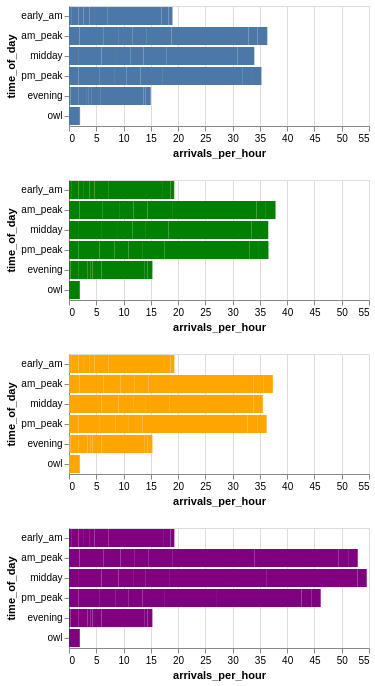

This figure's notebook cell:
### Code cell
alt.vconcat(
    non_event_chart, event_jun18_chart, 
    event_jul2_chart, event_jul10_chart
).resolve_scale(x="shared")

### Figure 1 — Vega specification as saved in the notebook (floating-point values rounded to 4 significant figures)
{"$schema": "https://vega.github.io/schema/vega/v6.json", "data": [{"name": "source_0"}, {"name": "data_0", "values": [{"arrivals_per_hour_end": 1.928, "arrivals_per_hour_start": 0.0, "time_of_day": "am_peak"}, {"arrivals_per_hour_end": 0.5269, "arrivals_per_hour_start": 0.0, "time_of_day": "early_am"}, {"arrivals_per_hour_end": 0.2522, "arrivals_per_hour_start": 0.0, "time_of_day": "evening"}, {"arrivals_per_hour_end": 1.661, "arrivals_per_hour_start": 0.0, "time_of_day": "midday"}, {"arrivals_per_hour_end": 0.0, "arrivals_per_hour_start": 0.0, "time_of_day": "owl"}, {"arrivals_per_hour_end": 1.712, "arrivals_per_hour_start": 0.0, "time_of_day": "pm_peak"}, {"arrivals_per_hour_end": 6.271, "arrivals_per_hour_start": 1.928, "time_of_day": "am_peak"}, {"arrivals_per_hour_end": 1.724, "arrivals_per_hour_start": 0.5269, "time_of_day": "early_am"}, {"arrivals_per_hour_end": 1.797, "arrivals_per_hour_start": 0.2522, "time_of_day": "evening"}, {"arrivals_per_hour_end": 5.954, "arrivals_per_hour_start": 1.661, "time_of_day": "midday"}, {"arrivals_per_hour_end": 0.0, "arrivals_per_hour_start": 0.0, "time_of_day": "owl"}, {"arrivals_per_hour_end": 5.652, "arrivals_per_hour_start": 1.712, "time_of_day": "pm_peak"}, {"arrivals_per_hour_end": 9.149, "arrivals_per_hour_start": 6.271, "time_of_day": "am_peak"}, {"arrivals_per_hour_end": 2.645, "arrivals_per_hour_start": 1.724, "time_of_day": "early_am"}, {"arrivals_per_hour_end": 3.289, "arrivals_per_hour_start": 1.797, "time_of_day": "evening"}, {"arrivals_per_hour_end": 8.794, "arrivals_per_hour_start": 5.954, "time_of_day": "midday"}, {"arrivals_per_hour_end": 0.003606, "arrivals_per_hour_start": 0.0, "time_of_day": "owl"}, {"arrivals_per_hour_end": 8.261, "arrivals_per_hour_start": 5.652, "time_of_day": "pm_peak"}, {"arrivals_per_hour_end": 11.69, "arrivals_per_hour_start": 9.149, "time_of_day": "am_peak"}, {"arrivals_per_hour_end": 3.726, "arrivals_per_hour_start": 2.645, "time_of_day": "early_am"}, {"arrivals_per_hour_end": 3.641, "arrivals_per_hour_start": 3.289, "time_of_day": "evening"}, {"arrivals_per_hour_end": 11.33, "arrivals_per_hour_start": 8.794, "time_of_day": "midday"}, {"arrivals_per_hour_end": 0.003606, "arrivals_per_hour_start": 0.003606, "time_of_day": "owl"}, {"arrivals_per_hour_end": 10.59, "arrivals_per_hour_start": 8.261, "time_of_day": "pm_peak"}, {"arrivals_per_hour_end": 14.28, "arrivals_per_hour_start": 11.69, "time_of_day": "am_peak"}, {"arrivals_per_hour_end": 4.592, "arrivals_per_hour_start": 3.726, "time_of_day": "early_am"}, {"arrivals_per_hour_end": 4.057, "arrivals_per_hour_start": 3.641, "time_of_day": "evening"}, {"arrivals_per_hour_end": 13.67, "arrivals_per_hour_start": 11.33, "time_of_day": "midday"}, {"arrivals_per_hour_end": 0.003606, "arrivals_per_hour_start": 0.003606, "time_of_day": "owl"}, {"arrivals_per_hour_end": 13.08, "arrivals_per_hour_start": 10.59, "time_of_day": "pm_peak"}, {"arrivals_per_hour_end": 18.79, "arrivals_per_hour_start": 14.28, "time_of_day": "am_peak"}, {"arrivals_per_hour_end": 7.111, "arrivals_per_hour_start": 4.592, "time_of_day": "early_am"}, {"arrivals_per_hour_end": 5.703, "arrivals_per_hour_start": 4.057, "time_of_day": "evening"}, {"arrivals_per_hour_end": 17.93, "arrivals_per_hour_start": 13.67, "time_of_day": "midday"}, {"arrivals_per_hour_end": 0.5511, "arrivals_per_hour_start": 0.003606, "time_of_day": "owl"}, {"arrivals_per_hour_end": 17.22, "arrivals_per_hour_start": 13.08, "time_of_day": "pm_peak"}, {"arrivals_per_hour_end": 32.92, "arrivals_per_hour_start": 18.79, "time_of_day": "am_peak"}, {"arrivals_per_hour_end": 16.97, "arrivals_per_hour_start": 7.111, "time_of_day": "early_am"}, {"arrivals_per_hour_end": 13.62, "arrivals_per_hour_start": 5.703, "time_of_day": "evening"}, {"arrivals_per_hour_end": 30.92, "arrivals_per_hour_start": 17.93, "time_of_day": "midday"}, {"arrivals_per_hour_end": 1.98, "arrivals_per_hour_start": 0.5511, "time_of_day": "owl"}, {"arrivals_per_hour_end": 31.87, "arrivals_per_hour_start": 17.22, "time_of_day": "pm_peak"}, {"arrivals_per_hour_end": 34.59, "arrivals_per_hour_start": 32.92, "time_of_day": "am_peak"}, {"arrivals_per_hour_end": 18.26, "arrivals_per_hour_start": 16.97, "time_of_day": "early_am"}, {"arrivals_per_hour_end": 14.06, "arrivals_per_hour_start": 13.62, "time_of_day": "evening"}, {"arrivals_per_hour_end": 32.27, "arrivals_per_hour_start": 30.92, "time_of_day": "midday"}, {"arrivals_per_hour_end": 2.034, "arrivals_per_hour_start": 1.98, "time_of_day": "owl"}, {"arrivals_per_hour_end": 33.54, "arrivals_per_hour_start": 31.87, "time_of_day": "pm_peak"}, {"arrivals_per_hour_end": 36.36, "arrivals_per_hour_start": 34.59, "time_of_day": "am_peak"}, {"arrivals_per_hour_end": 18.97, "arrivals_per_hour_start": 18.26, "time_of_day": "early_am"}, {"arrivals_per_hour_end": 14.98, "arrivals_per_hour_start": 14.06, "time_of_day": "evening"}, {"arrivals_per_hour_end": 33.97, "arrivals_per_hour_start": 32.27, "time_of_day": "midday"}, {"arrivals_per_hour_end": 2.034, "arrivals_per_hour_start": 2.034, "time_of_day": "owl"}, {"arrivals_per_hour_end": 35.28, "arrivals_per_hour_start": 33.54, "time_of_day": "pm_peak"}]}, {"name": "source_1"}, {"name": "data_1", "values": [{"arrivals_per_hour_end": 1.928, "arrivals_per_hour_start": 0.0, "time_of_day": "am_peak"}, {"arrivals_per_hour_end": 0.5269, "arrivals_per_hour_start": 0.0, "time_of_day": "early_am"}, {"arrivals_per_hour_end": 0.2522, "arrivals_per_hour_start": 0.0, "time_of_day": "evening"}, {"arrivals_per_hour_end": 1.661, "arrivals_per_hour_start": 0.0, "time_of_day": "midday"}, {"arrivals_per_hour_end": 0.0, "arrivals_per_hour_start": 0.0, "time_of_day": "owl"}, {"arrivals_per_hour_end": 1.712, "arrivals_per_hour_start": 0.0, "time_of_day": "pm_peak"}, {"arrivals_per_hour_end": 6.199, "arrivals_per_hour_start": 1.928, "time_of_day": "am_peak"}, {"arrivals_per_hour_end": 1.72, "arrivals_per_hour_start": 0.5269, "time_of_day": "early_am"}, {"arrivals_per_hour_end": 1.806, "arrivals_per_hour_start": 0.2522, "time_of_day": "evening"}, {"arrivals_per_hour_end": 5.88, "arrivals_per_hour_start": 1.661, "time_of_day": "midday"}, {"arrivals_per_hour_end": 0.0, "arrivals_per_hour_start": 0.0, "time_of_day": "owl"}, {"arrivals_per_hour_end": 5.585, "arrivals_per_hour_start": 1.712, "time_of_day": "pm_peak"}, {"arrivals_per_hour_end": 9.332, "arrivals_per_hour_start": 6.199, "time_of_day": "am_peak"}, {"arrivals_per_hour_end": 2.73, "arrivals_per_hour_start": 1.72, "time_of_day": "early_am"}, {"arrivals_per_hour_end": 3.432, "arrivals_per_hour_start": 1.806, "time_of_day": "evening"}, {"arrivals_per_hour_end": 8.978, "arrivals_per_hour_start": 5.88, "time_of_day": "midday"}, {"arrivals_per_hour_end": 0.003226, "arrivals_per_hour_start": 0.0, "time_of_day": "owl"}, {"arrivals_per_hour_end": 8.382, "arrivals_per_hour_start": 5.585, "time_of_day": "pm_peak"}, {"arrivals_per_hour_end": 11.8, "arrivals_per_hour_start": 9.332, "time_of_day": "am_peak"}, {"arrivals_per_hour_end": 3.796, "arrivals_per_hour_start": 2.73, "time_of_day": "early_am"}, {"arrivals_per_hour_end": 3.893, "arrivals_per_hour_start": 3.432, "time_of_day": "evening"}, {"arrivals_per_hour_end": 11.61, "arrivals_per_hour_start": 8.978, "time_of_day": "midday"}, {"arrivals_per_hour_end": 0.003226, "arrivals_per_hour_start": 0.003226, "time_of_day": "owl"}, {"arrivals_per_hour_end": 10.92, "arrivals_per_hour_start": 8.382, "time_of_day": "pm_peak"}, {"arrivals_per_hour_end": 14.39, "arrivals_per_hour_start": 11.8, "time_of_day": "am_peak"}, {"arrivals_per_hour_end": 4.661, "arrivals_per_hour_start": 3.796, "time_of_day": "early_am"}, {"arrivals_per_hour_end": 4.307, "arrivals_per_hour_start": 3.893, "time_of_day": "evening"}, {"arrivals_per_hour_end": 13.95, "arrivals_per_hour_start": 11.61, "time_of_day": "midday"}, {"arrivals_per_hour_end": 0.003226, "arrivals_per_hour_start": 0.003226, "time_of_day": "owl"}, {"arrivals_per_hour_end": 13.4, "arrivals_per_hour_start": 10.92, "time_of_day": "pm_peak"}, {"arrivals_per_hour_end": 18.9, "arrivals_per_hour_start": 14.39, "time_of_day": "am_peak"}, {"arrivals_per_hour_end": 7.182, "arrivals_per_hour_start": 4.661, "time_of_day": "early_am"}, {"arrivals_per_hour_end": 5.954, "arrivals_per_hour_start": 4.307, "time_of_day": "evening"}, {"arrivals_per_hour_end": 18.22, "arrivals_per_hour_start": 13.95, "time_of_day": "midday"}, {"arrivals_per_hour_end": 0.5511, "arrivals_per_hour_start": 0.003226, "time_of_day": "owl"}, {"arrivals_per_hour_end": 17.54, "arrivals_per_hour_start": 13.4, "time_of_day": "pm_peak"}, {"arrivals_per_hour_end": 34.37, "arrivals_per_hour_start": 18.9, "time_of_day": "am_peak"}, {"arrivals_per_hour_end": 17.22, "arrivals_per_hour_start": 7.182, "time_of_day": "early_am"}, {"arrivals_per_hour_end": 13.9, "arrivals_per_hour_start": 5.954, "time_of_day": "evening"}, {"arrivals_per_hour_end": 33.47, "arrivals_per_hour_start": 18.22, "time_of_day": "midday"}, {"arrivals_per_hour_end": 1.969, "arrivals_per_hour_start": 0.5511, "time_of_day": "owl"}, {"arrivals_per_hour_end": 33.06, "arrivals_per_hour_start": 17.54, "time_of_day": "pm_peak"}, {"arrivals_per_hour_end": 36.1, "arrivals_per_hour_start": 34.37, "time_of_day": "am_peak"}, {"arrivals_per_hour_end": 18.58, "arrivals_per_hour_start": 17.22, "time_of_day": "early_am"}, {"arrivals_per_hour_end": 14.37, "arrivals_per_hour_start": 13.9, "time_of_day": "evening"}, {"arrivals_per_hour_end": 34.83, "arrivals_per_hour_start": 33.47, "time_of_day": "midday"}, {"arrivals_per_hour_end": 2.011, "arrivals_per_hour_start": 1.969, "time_of_day": "owl"}, {"arrivals_per_hour_end": 34.83, "arrivals_per_hour_start": 33.06, "time_of_day": "pm_peak"}, {"arrivals_per_hour_end": 37.86, "arrivals_per_hour_start": 36.1, "time_of_day": "am_peak"}, {"arrivals_per_hour_end": 19.29, "arrivals_per_hour_start": 18.58, "time_of_day": "early_am"}, {"arrivals_per_hour_end": 15.29, "arrivals_per_hour_start": 14.37, "time_of_day": "evening"}, {"arrivals_per_hour_end": 36.53, "arrivals_per_hour_start": 34.83, "time_of_day": "midday"}, {"arrivals_per_hour_end": 2.011, "arrivals_per_hour_start": 2.011, "time_of_day": "owl"}, {"arrivals_per_hour_end": 36.56, "arrivals_per_hour_start": 34.83, "time_of_day": "pm_peak"}]}, {"name": "source_2"}, {"name": "data_2", "values": [{"arrivals_per_hour_end": 1.928, "arrivals_per_hour_start": 0.0, "time_of_day": "am_peak"}, {"arrivals_per_hour_end": 0.5269, "arrivals_per_hour_start": 0.0, "time_of_day": "early_am"}, {"arrivals_per_hour_end": 0.2522, "arrivals_per_hour_start": 0.0, "time_of_day": "evening"}, {"arrivals_per_hour_end": 1.661, "arrivals_per_hour_start": 0.0, "time_of_day": "midday"}, {"arrivals_per_hour_end": 0.0, "arrivals_per_hour_start": 0.0, "time_of_day": "owl"}, {"arrivals_per_hour_end": 1.712, "arrivals_per_hour_start": 0.0, "time_of_day": "pm_peak"}, {"arrivals_per_hour_end": 6.288, "arrivals_per_hour_start": 1.928, "time_of_day": "am_peak"}, {"arrivals_per_hour_end": 1.725, "arrivals_per_hour_start": 0.5269, "time_of_day": "early_am"}, {"arrivals_per_hour_end": 1.794, "arrivals_per_hour_start": 0.2522, "time_of_day": "evening"}, {"arrivals_per_hour_end": 5.97, "arrivals_per_hour_start": 1.661, "time_of_day": "midday"}, {"arrivals_per_hour_end": 0.0, "arrivals_per_hour_start": 0.0, "time_of_day": "owl"}, {"arrivals_per_hour_end": 5.664, "arrivals_per_hour_start": 1.712, "time_of_day": "pm_peak"}, {"arrivals_per_hour_end": 9.437, "arrivals_per_hour_start": 6.288, "time_of_day": "am_peak"}, {"arrivals_per_hour_end": 2.734, "arrivals_per_hour_start": 1.725, "time_of_day": "early_am"}, {"arrivals_per_hour_end": 3.42, "arrivals_per_hour_start": 1.794, "time_of_day": "evening"}, {"arrivals_per_hour_end": 9.081, "arrivals_per_hour_start": 5.97, "time_of_day": "midday"}, {"arrivals_per_hour_end": 0.003217, "arrivals_per_hour_start": 0.0, "time_of_day": "owl"}, {"arrivals_per_hour_end": 8.473, "arrivals_per_hour_start": 5.664, "time_of_day": "pm_peak"}, {"arrivals_per_hour_end": 11.96, "arrivals_per_hour_start": 9.437, "time_of_day": "am_peak"}, {"arrivals_per_hour_end": 3.822, "arrivals_per_hour_start": 2.734, "time_of_day": "early_am"}, {"arrivals_per_hour_end": 3.891, "arrivals_per_hour_start": 3.42, "time_of_day": "evening"}, {"arrivals_per_hour_end": 11.76, "arrivals_per_hour_start": 9.081, "time_of_day": "midday"}, {"arrivals_per_hour_end": 0.003217, "arrivals_per_hour_start": 0.003217, "time_of_day": "owl"}, {"arrivals_per_hour_end": 10.97, "arrivals_per_hour_start": 8.473, "time_of_day": "pm_peak"}, {"arrivals_per_hour_end": 14.54, "arrivals_per_hour_start": 11.96, "time_of_day": "am_peak"}, {"arrivals_per_hour_end": 4.687, "arrivals_per_hour_start": 3.822, "time_of_day": "early_am"}, {"arrivals_per_hour_end": 4.305, "arrivals_per_hour_start": 3.891, "time_of_day": "evening"}, {"arrivals_per_hour_end": 14.1, "arrivals_per_hour_start": 11.76, "time_of_day": "midday"}, {"arrivals_per_hour_end": 0.003217, "arrivals_per_hour_start": 0.003217, "time_of_day": "owl"}, {"arrivals_per_hour_end": 13.46, "arrivals_per_hour_start": 10.97, "time_of_day": "pm_peak"}, {"arrivals_per_hour_end": 19.06, "arrivals_per_hour_start": 14.54, "time_of_day": "am_peak"}, {"arrivals_per_hour_end": 7.207, "arrivals_per_hour_start": 4.687, "time_of_day": "early_am"}, {"arrivals_per_hour_end": 5.953, "arrivals_per_hour_start": 4.305, "time_of_day": "evening"}, {"arrivals_per_hour_end": 18.36, "arrivals_per_hour_start": 14.1, "time_of_day": "midday"}, {"arrivals_per_hour_end": 0.5509, "arrivals_per_hour_start": 0.003217, "time_of_day": "owl"}, {"arrivals_per_hour_end": 17.6, "arrivals_per_hour_start": 13.46, "time_of_day": "pm_peak"}, {"arrivals_per_hour_end": 33.88, "arrivals_per_hour_start": 19.06, "time_of_day": "am_peak"}, {"arrivals_per_hour_end": 17.25, "arrivals_per_hour_start": 7.207, "time_of_day": "early_am"}, {"arrivals_per_hour_end": 13.9, "arrivals_per_hour_start": 5.953, "time_of_day": "evening"}, {"arrivals_per_hour_end": 32.45, "arrivals_per_hour_start": 18.36, "time_of_day": "midday"}, {"arrivals_per_hour_end": 1.968, "arrivals_per_hour_start": 0.5509, "time_of_day": "owl"}, {"arrivals_per_hour_end": 32.72, "arrivals_per_hour_start": 17.6, "time_of_day": "pm_peak"}, {"arrivals_per_hour_end": 35.6, "arrivals_per_hour_start": 33.88, "time_of_day": "am_peak"}, {"arrivals_per_hour_end": 18.6, "arrivals_per_hour_start": 17.25, "time_of_day": "early_am"}, {"arrivals_per_hour_end": 14.37, "arrivals_per_hour_start": 13.9, "time_of_day": "evening"}, {"arrivals_per_hour_end": 33.82, "arrivals_per_hour_start": 32.45, "time_of_day": "midday"}, {"arrivals_per_hour_end": 2.011, "arrivals_per_hour_start": 1.968, "time_of_day": "owl"}, {"arrivals_per_hour_end": 34.5, "arrivals_per_hour_start": 32.72, "time_of_day": "pm_peak"}, {"arrivals_per_hour_end": 37.37, "arrivals_per_hour_start": 35.6, "time_of_day": "am_peak"}, {"arrivals_per_hour_end": 19.32, "arrivals_per_hour_start": 18.6, "time_of_day": "early_am"}, {"arrivals_per_hour_end": 15.29, "arrivals_per_hour_start": 14.37, "time_of_day": "evening"}, {"arrivals_per_hour_end": 35.52, "arrivals_per_hour_start": 33.82, "time_of_day": "midday"}, {"arrivals_per_hour_end": 2.011, "arrivals_per_hour_start": 2.011, "time_of_day": "owl"}, {"arrivals_per_hour_end": 36.23, "arrivals_per_hour_start": 34.5, "time_of_day": "pm_peak"}]}, {"name": "source_3"}, {"name": "data_3", "values": [{"arrivals_per_hour_end": 1.928, "arrivals_per_hour_start": 0.0, "time_of_day": "am_peak"}, {"arrivals_per_hour_end": 0.5269, "arrivals_per_hour_start": 0.0, "time_of_day": "early_am"}, {"arrivals_per_hour_end": 0.2522, "arrivals_per_hour_start": 0.0, "time_of_day": "evening"}, {"arrivals_per_hour_end": 1.661, "arrivals_per_hour_start": 0.0, "time_of_day": "midday"}, {"arrivals_per_hour_end": 0.0, "arrivals_per_hour_start": 0.0, "time_of_day": "owl"}, {"arrivals_per_hour_end": 1.712, "arrivals_per_hour_start": 0.0, "time_of_day": "pm_peak"}, {"arrivals_per_hour_end": 6.288, "arrivals_per_hour_start": 1.928, "time_of_day": "am_peak"}, {"arrivals_per_hour_end": 1.725, "arrivals_per_hour_start": 0.5269, "time_of_day": "early_am"}, {"arrivals_per_hour_end": 1.794, "arrivals_per_hour_start": 0.2522, "time_of_day": "evening"}, {"arrivals_per_hour_end": 5.97, "arrivals_per_hour_start": 1.661, "time_of_day": "midday"}, {"arrivals_per_hour_end": 0.0, "arrivals_per_hour_start": 0.0, "time_of_day": "owl"}, {"arrivals_per_hour_end": 5.664, "arrivals_per_hour_start": 1.712, "time_of_day": "pm_peak"}, {"arrivals_per_hour_end": 9.421, "arrivals_per_hour_start": 6.288, "time_of_day": "am_peak"}, {"arrivals_per_hour_end": 2.736, "arrivals_per_hour_start": 1.725, "time_of_day": "early_am"}, {"arrivals_per_hour_end": 3.42, "arrivals_per_hour_start": 1.794, "time_of_day": "evening"}, {"arrivals_per_hour_end": 9.067, "arrivals_per_hour_start": 5.97, "time_of_day": "midday"}, {"arrivals_per_hour_end": 0.003226, "arrivals_per_hour_start": 0.0, "time_of_day": "owl"}, {"arrivals_per_hour_end": 8.461, "arrivals_per_hour_start": 5.664, "time_of_day": "pm_peak"}, {"arrivals_per_hour_end": 11.94, "arrivals_per_hour_start": 9.421, "time_of_day": "am_peak"}, {"arrivals_per_hour_end": 3.824, "arrivals_per_hour_start": 2.736, "time_of_day": "early_am"}, {"arrivals_per_hour_end": 3.891, "arrivals_per_hour_start": 3.42, "time_of_day": "evening"}, {"arrivals_per_hour_end": 11.75, "arrivals_per_hour_start": 9.067, "time_of_day": "midday"}, {"arrivals_per_hour_end": 0.003226, "arrivals_per_hour_start": 0.003226, "time_of_day": "owl"}, {"arrivals_per_hour_end": 10.96, "arrivals_per_hour_start": 8.461, "time_of_day": "pm_peak"}, {"arrivals_per_hour_end": 14.53, "arrivals_per_hour_start": 11.94, "time_of_day": "am_peak"}, {"arrivals_per_hour_end": 4.689, "arrivals_per_hour_start": 3.824, "time_of_day": "early_am"}, {"arrivals_per_hour_end": 4.305, "arrivals_per_hour_start": 3.891, "time_of_day": "evening"}, {"arrivals_per_hour_end": 14.09, "arrivals_per_hour_start": 11.75, "time_of_day": "midday"}, {"arrivals_per_hour_end": 0.003226, "arrivals_per_hour_start": 0.003226, "time_of_day": "owl"}, {"arrivals_per_hour_end": 13.45, "arrivals_per_hour_start": 10.96, "time_of_day": "pm_peak"}, {"arrivals_per_hour_end": 19.04, "arrivals_per_hour_start": 14.53, "time_of_day": "am_peak"}, {"arrivals_per_hour_end": 7.209, "arrivals_per_hour_start": 4.689, "time_of_day": "early_am"}, {"arrivals_per_hour_end": 5.954, "arrivals_per_hour_start": 4.305, "time_of_day": "evening"}, {"arrivals_per_hour_end": 18.35, "arrivals_per_hour_start": 14.09, "time_of_day": "midday"}, {"arrivals_per_hour_end": 0.5509, "arrivals_per_hour_start": 0.003226, "time_of_day": "owl"}, {"arrivals_per_hour_end": 17.59, "arrivals_per_hour_start": 13.45, "time_of_day": "pm_peak"}, {"arrivals_per_hour_end": 33.97, "arrivals_per_hour_start": 19.04, "time_of_day": "am_peak"}, {"arrivals_per_hour_end": 7.209, "arrivals_per_hour_start": 7.209, "time_of_day": "early_am"}, {"arrivals_per_hour_end": 5.954, "arrivals_per_hour_start": 5.954, "time_of_day": "evening"}, {"arrivals_per_hour_end": 36.27, "arrivals_per_hour_start": 18.35, "time_of_day": "midday"}, {"arrivals_per_hour_end": 0.5509, "arrivals_per_hour_start": 0.5509, "time_of_day": "owl"}, {"arrivals_per_hour_end": 27.13, "arrivals_per_hour_start": 17.59, "time_of_day": "pm_peak"}, {"arrivals_per_hour_end": 49.44, "arrivals_per_hour_start": 33.97, "time_of_day": "am_peak"}, {"arrivals_per_hour_end": 17.25, "arrivals_per_hour_start": 7.209, "time_of_day": "early_am"}, {"arrivals_per_hour_end": 13.9, "arrivals_per_hour_start": 5.954, "time_of_day": "evening"}, {"arrivals_per_hour_end": 51.52, "arrivals_per_hour_start": 36.27, "time_of_day": "midday"}, {"arrivals_per_hour_end": 1.97, "arrivals_per_hour_start": 0.5509, "time_of_day": "owl"}, {"arrivals_per_hour_end": 42.64, "arrivals_per_hour_start": 27.13, "time_of_day": "pm_peak"}, {"arrivals_per_hour_end": 51.17, "arrivals_per_hour_start": 49.44, "time_of_day": "am_peak"}, {"arrivals_per_hour_end": 18.61, "arrivals_per_hour_start": 17.25, "time_of_day": "early_am"}, {"arrivals_per_hour_end": 14.37, "arrivals_per_hour_start": 13.9, "time_of_day": "evening"}, {"arrivals_per_hour_end": 52.88, "arrivals_per_hour_start": 51.52, "time_of_day": "midday"}, {"arrivals_per_hour_end": 2.013, "arrivals_per_hour_start": 1.97, "time_of_day": "owl"}, {"arrivals_per_hour_end": 44.41, "arrivals_per_hour_start": 42.64, "time_of_day": "pm_peak"}, {"arrivals_per_hour_end": 52.94, "arrivals_per_hour_start": 51.17, "time_of_day": "am_peak"}, {"arrivals_per_hour_end": 19.32, "arrivals_per_hour_start": 18.61, "time_of_day": "early_am"}, {"arrivals_per_hour_end": 15.29, "arrivals_per_hour_start": 14.37, "time_of_day": "evening"}, {"arrivals_per_hour_end": 54.59, "arrivals_per_hour_start": 52.88, "time_of_day": "midday"}, {"arrivals_per_hour_end": 2.013, "arrivals_per_hour_start": 2.013, "time_of_day": "owl"}, {"arrivals_per_hour_end": 46.14, "arrivals_per_hour_start": 44.41, "time_of_day": "pm_peak"}]}, {"name": "source_0_concat_0_y_domain_time_of_day", "values": [{"sort_field": 1.0, "time_of_day": "am_peak"}, {"sort_field": 0.0, "time_of_day": "early_am"}, {"sort_field": 4.0, "time_of_day": "evening"}, {"sort_field": 2.0, "time_of_day": "midday"}, {"sort_field": 5.0, "time_of_day": "owl"}, {"sort_field": 3.0, "time_of_day": "pm_peak"}]}, {"name": "source_1_concat_1_y_domain_time_of_day", "values": [{"sort_field": 1.0, "time_of_day": "am_peak"}, {"sort_field": 0.0, "time_of_day": "early_am"}, {"sort_field": 4.0, "time_of_day": "evening"}, {"sort_field": 2.0, "time_of_day": "midday"}, {"sort_field": 5.0, "time_of_day": "owl"}, {"sort_field": 3.0, "time_of_day": "pm_peak"}]}, {"name": "source_2_concat_2_y_domain_time_of_day", "values": [{"sort_field": 1.0, "time_of_day": "am_peak"}, {"sort_field": 0.0, "time_of_day": "early_am"}, {"sort_field": 4.0, "time_of_day": "evening"}, {"sort_field": 2.0, "time_of_day": "midday"}, {"sort_field": 5.0, "time_of_day": "owl"}, {"sort_field": 3.0, "time_of_day": "pm_peak"}]}, {"name": "source_3_concat_3_y_domain_time_of_day", "values": [{"sort_field": 1.0, "time_of_day": "am_peak"}, {"sort_field": 0.0, "time_of_day": "early_am"}, {"sort_field": 4.0, "time_of_day": "evening"}, {"sort_field": 2.0, "time_of_day": "midday"}, {"sort_field": 5.0, "time_of_day": "owl"}, {"sort_field": 3.0, "time_of_day": "pm_peak"}]}], "signals": [{"name": "concat_0_y_step", "value": 20}, {"name": "concat_0_height", "update": "bandspace(domain('concat_0_y').length, 0.1, 0.05) * concat_0_y_step"}, {"name": "concat_1_y_step", "value": 20}, {"name": "concat_1_height", "update": "bandspace(domain('concat_1_y').length, 0.1, 0.05) * concat_1_y_step"}, {"name": "concat_2_y_step", "value": 20}, {"name": "concat_2_height", "update": "bandspace(domain('concat_2_y').length, 0.1, 0.05) * concat_2_y_step"}, {"name": "concat_3_y_step", "value": 20}, {"name": "concat_3_height", "update": "bandspace(domain('concat_3_y').length, 0.1, 0.05) * concat_3_y_step"}], "marks": [{"type": "group", "name": "concat_0_group", "encode": {"update": {"height": {"signal": "concat_0_height"}, "width": {"signal": "width"}}}, "marks": [{"type": "rect", "name": "concat_0_marks", "from": {"data": "data_0"}, "encode": {"update": {"x": {"field": "arrivals_per_hour_end", "scale": "x"}, "height": {"signal": "max(0.25, bandwidth('concat_0_y'))"}, "y": {"field": "time_of_day", "scale": "concat_0_y"}, "x2": {"field": "arrivals_per_hour_start", "scale": "x"}, "fill": {"value": "#4c78a8"}}}, "style": ["bar"]}], "axes": [{"scale": "x", "gridScale": "concat_0_y", "domain": false, "aria": false, "maxExtent": 0, "minExtent": 0, "labels": false, "ticks": false, "tickCount": {"signal": "ceil(width/40)"}, "orient": "bottom", "grid": true, "zindex": 0}, {"scale": "x", "zindex": 0, "tickCount": {"signal": "ceil(width/40)"}, "title": "arrivals_per_hour", "labelFlush": true, "grid": false, "orient": "bottom", "labelOverlap": true}, {"scale": "concat_0_y", "grid": false, "orient": "left", "zindex": 0, "title": "time_of_day"}], "style": "cell"}, {"type": "group", "name": "concat_1_group", "encode": {"update": {"height": {"signal": "concat_1_height"}, "width": {"signal": "width"}}}, "marks": [{"type": "rect", "name": "concat_1_marks", "from": {"data": "data_1"}, "encode": {"update": {"x2": {"field": "arrivals_per_hour_start", "scale": "x"}, "fill": {"value": "green"}, "x": {"field": "arrivals_per_hour_end", "scale": "x"}, "y": {"field": "time_of_day", "scale": "concat_1_y"}, "height": {"signal": "max(0.25, bandwidth('concat_1_y'))"}}}, "style": ["bar"]}], "axes": [{"scale": "x", "gridScale": "concat_1_y", "grid": true, "labels": false, "minExtent": 0, "orient": "bottom", "domain": false, "tickCount": {"signal": "ceil(width/40)"}, "maxExtent": 0, "ticks": false, "aria": false, "zindex": 0}, {"scale": "x", "labelFlush": true, "tickCount": {"signal": "ceil(width/40)"}, "zindex": 0, "title": "arrivals_per_hour", "orient": "bottom", "labelOverlap": true, "grid": false}, {"scale": "concat_1_y", "orient": "left", "title": "time_of_day", "grid": false, "zindex": 0}], "style": "cell"}, {"type": "group", "name": "concat_2_group", "encode": {"update": {"height": {"signal": "concat_2_height"}, "width": {"signal": "width"}}}, "marks": [{"type": "rect", "name": "concat_2_marks", "from": {"data": "data_2"}, "encode": {"update": {"height": {"signal": "max(0.25, bandwidth('concat_2_y'))"}, "x": {"field": "arrivals_per_hour_end", "scale": "x"}, "fill": {"value": "orange"}, "x2": {"field": "arrivals_per_hour_start", "scale": "x"}, "y": {"field": "time_of_day", "scale": "concat_2_y"}}}, "style": ["bar"]}], "axes": [{"scale": "x", "aria": false, "grid": true, "zindex": 0, "minExtent": 0, "maxExtent": 0, "orient": "bottom", "tickCount": {"signal": "ceil(width/40)"}, "ticks": false, "labels": false, "gridScale": "concat_2_y", "domain": false}, {"scale": "x", "orient": "bottom", "title": "arrivals_per_hour", "labelOverlap": true, "tickCount": {"signal": "ceil(width/40)"}, "zindex": 0, "grid": false, "labelFlush": true}, {"scale": "concat_2_y", "orient": "left", "grid": false, "title": "time_of_day", "zindex": 0}], "style": "cell"}, {"type": "group", "name": "concat_3_group", "encode": {"update": {"width": {"signal": "width"}, "height": {"signal": "concat_3_height"}}}, "marks": [{"type": "rect", "name": "concat_3_marks", "from": {"data": "data_3"}, "encode": {"update": {"x": {"field": "arrivals_per_hour_end", "scale": "x"}, "y": {"field": "time_of_day", "scale": "concat_3_y"}, "fill": {"value": "purple"}, "x2": {"field": "arrivals_per_hour_start", "scale": "x"}, "height": {"signal": "max(0.25, bandwidth('concat_3_y'))"}}}, "style": ["bar"]}], "axes": [{"scale": "x", "maxExtent": 0, "ticks": false, "zindex": 0, "aria": false, "tickCount": {"signal": "ceil(width/40)"}, "orient": "bottom", "labels": false, "domain": false, "grid": true, "gridScale": "concat_3_y", "minExtent": 0}, {"scale": "x", "title": "arrivals_per_hour", "zindex": 0, "labelOverlap": true, "orient": "bottom", "labelFlush": true, "tickCount": {"signal": "ceil(width/40)"}, "grid": false}, {"scale": "concat_3_y", "title": "time_of_day", "grid": false, "zindex": 0, "orient": "left"}], "style": "cell"}], "scales": [{"name": "x", "type": "linear", "domain": {"fields": [{"data": "data_0", "field": "arrivals_per_hour_start"}, {"data": "data_0", "field": "arrivals_per_hour_end"}, {"data": "data_1", "field": "arrivals_per_hour_start"}, {"data": "data_1", "field": "arrivals_per_hour_end"}, {"data": "data_2", "field": "arrivals_per_hour_start"}, {"data": "data_2", "field": "arrivals_per_hour_end"}, {"data": "data_3", "field": "arrivals_per_hour_start"}, {"data": "data_3", "field": "arrivals_per_hour_end"}]}, "range": [0, {"signal": "width"}], "zero": true, "nice": true}, {"name": "concat_0_y", "type": "band", "domain": {"data": "source_0_concat_0_y_domain_time_of_day", "field": "time_of_day", "sort": {"op": "max", "field": "sort_field"}}, "range": {"step": {"signal": "concat_0_y_step"}}, "paddingInner": 0.1, "paddingOuter": 0.05}, {"name": "concat_1_y", "type": "band", "domain": {"data": "source_1_concat_1_y_domain_time_of_day", "field": "time_of_day", "sort": {"op": "max", "field": "sort_field"}}, "range": {"step": {"signal": "concat_1_y_step"}}, "paddingOuter": 0.05, "paddingInner": 0.1}, {"name": "concat_2_y", "type": "band", "domain": {"data": "source_2_concat_2_y_domain_time_of_day", "field": "time_of_day", "sort": {"op": "max", "field": "sort_field"}}, "range": {"step": {"signal": "concat_2_y_step"}}, "paddingOuter": 0.05, "paddingInner": 0.1}, {"name": "concat_3_y", "type": "band", "domain": {"data": "source_3_concat_3_y_domain_time_of_day", "field": "time_of_day", "sort": {"op": "max", "field": "sort_field"}}, "range": {"step": {"signal": "concat_3_y_step"}}, "paddingOuter": 0.05, "paddingInner": 0.1}], "layout": {"padding": 20, "columns": 1, "bounds": "full", "align": "each"}, "padding": 5, "width": 300, "background": "white"}
